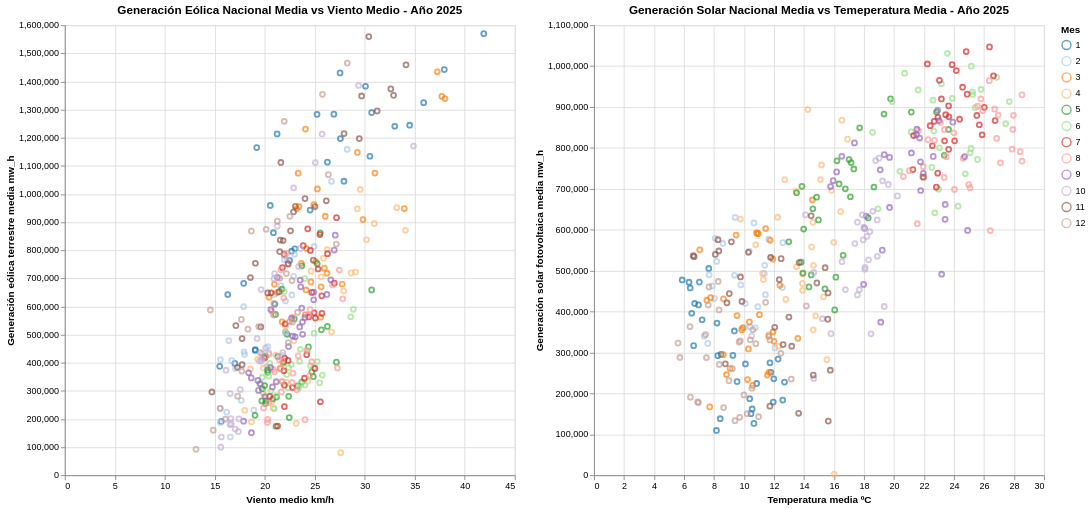

Source (notebook cell):
### Code cell
# =========================================================
# RELACIÓN VIENTO - EÓLICA Y TEMPERATURA - SOLAR (2025)
# =========================================================

# Relación viento vs eólica
df_grouped = (
    df_year
    .groupby("fecha")
    .agg({
        "Viento_media_km/h": "mean",
        "eolica_terrestre_mwh": "mean"
    })
    .reset_index()
)

df_grouped["mes"] = df_grouped["fecha"].dt.month

wind_aerogenerator_energy = (
    alt.Chart(df_grouped)
    .mark_point()
    .encode(
        x=alt.X("Viento_media_km/h:Q", title="Viento medio (km/h)"),
        y=alt.Y("eolica_terrestre_mwh:Q", title="Eólica terrestre (MWh)"),
        color=alt.Color("mes:O", title="Mes", scale=alt.Scale(scheme="category20")),
        tooltip=[
            alt.Tooltip("fecha:T", title="Fecha"),
            alt.Tooltip("Viento_media_km/h:Q", title="Viento medio (km/h)"),
            alt.Tooltip("eolica_terrestre_mwh:Q", title="Eólica (MWh)")
        ]
    )
    .properties(
        title="Relación entre viento y generación eólica (2025)",
        width=500,
        height=500
    )
)

# Relación temperatura vs solar
df_grouped_2 = (
    df_year
    .groupby("fecha")
    .agg({
        "Temperatura_media__ºC_": "mean",
        "solar_fotovoltaica_mwh": "mean"
    })
    .reset_index()
)

df_grouped_2["mes"] = df_grouped_2["fecha"].dt.month

temp_solar_energy = (
    alt.Chart(df_grouped_2)
    .mark_point()
    .encode(
        x=alt.X("Temperatura_media__ºC_:Q", title="Temperatura media (ºC)"),
        y=alt.Y("solar_fotovoltaica_mwh:Q", title="Solar fotovoltaica (MWh)"),
        color=alt.Color("mes:O", title="Mes", scale=alt.Scale(scheme="category20")),
        tooltip=[
            alt.Tooltip("fecha:T", title="Fecha"),
            alt.Tooltip("Temperatura_media__ºC_:Q", title="Temperatura media (ºC)"),
            alt.Tooltip("solar_fotovoltaica_mwh:Q", title="Solar (MWh)")
        ]
    )
    .properties(
        title="Relación entre temperatura y generación solar (2025)",
        width=500,
        height=500
    )
)

wind_aerogenerator_energy | temp_solar_energy

### Figure 1 — Vega-Lite specification as saved in the notebook (floating-point values rounded to 4 significant figures; data arrays with more than 128 entries replaced by an {"elided": "..."} marker saying what was removed)
{"config": {"view": {"continuousWidth": 300, "continuousHeight": 300}}, "hconcat": [{"data": {"name": "data-5c008ffbc039312bd8ea59b9affe8af8"}, "mark": {"type": "point"}, "encoding": {"color": {"field": "mes", "scale": {"scheme": "category20"}, "title": "Mes", "type": "ordinal"}, "tooltip": [{"field": "fecha", "title": "Fecha", "type": "temporal"}, {"field": "Viento_media_km/h", "title": "Viento Promedio (km/h)", "type": "quantitative"}, {"field": "eolica_terrestre_mwh", "title": "Generación eólica (MWh)", "type": "quantitative"}], "x": {"field": "Viento_media_km/h", "title": "Viento medio km/h", "type": "quantitative"}, "y": {"field": "eolica_terrestre_mwh", "title": "Generación eólica terrestre media mw_h", "type": "quantitative"}}, "height": 500, "title": "Generación Eólica Nacional Media vs Viento Medio - Año 2025", "width": 500}, {"data": {"name": "data-197099e57325b9f0a6de885c7d56ebe1"}, "mark": {"type": "point"}, "encoding": {"color": {"field": "mes", "scale": {"scheme": "category20"}, "title": "Mes", "type": "ordinal"}, "tooltip": [{"field": "fecha", "title": "Fecha", "type": "temporal"}, {"field": "Temperatura_media__ºC_", "title": "Temperatura media ºC", "type": "quantitative"}, {"field": "solar_fotovoltaica_mwh", "title": "Generación solar (MWh)", "type": "quantitative"}], "x": {"field": "Temperatura_media__ºC_", "title": "Temperatura media ºC", "type": "quantitative"}, "y": {"field": "solar_fotovoltaica_mwh", "title": "Generación solar fotovoltaica media mw_h", "type": "quantitative"}}, "height": 500, "title": "Generación Solar Nacional Media vs Temeperatura Media - Año 2025", "width": 500}], "$schema": "https://vega.github.io/schema/vega-lite/v5.15.1.json", "datasets": {"data-5c008ffbc039312bd8ea59b9affe8af8": {"elided": "365 records"}, "data-197099e57325b9f0a6de885c7d56ebe1": {"elided": "365 records"}}}
